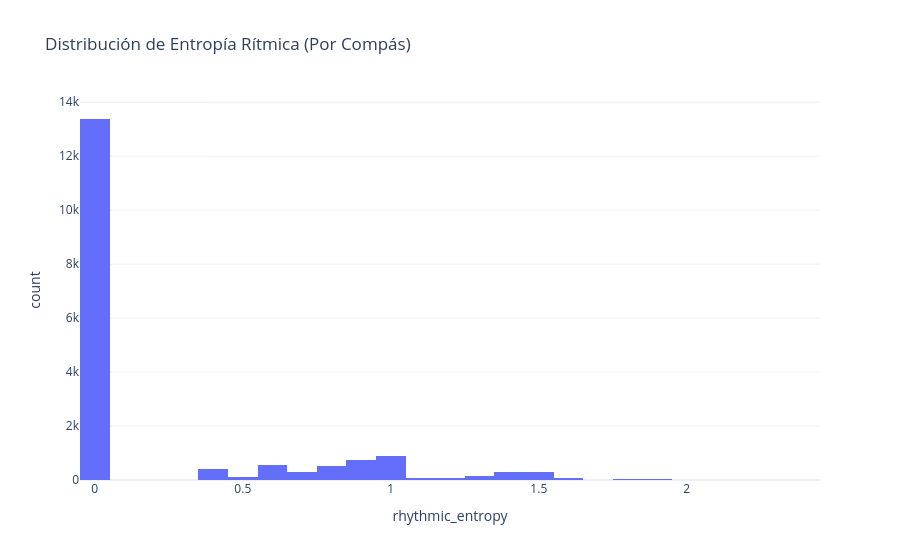

The notebook cell saved with this chart:
### Markdown cell above
## 6. Entropía Rítmica por Compás

### Code cell
fig = px.histogram(
    df,
    x="rhythmic_entropy",
    nbins=40,
    title="Distribución de Entropía Rítmica (Por Compás)"
)

fig.show()

### Figure 1 — Plotly figure (JSON) as saved in the notebook; plotly's stock layout.template omitted (floating-point values rounded to 4 significant figures; data arrays with more than 128 entries replaced by an {"elided": "..."} marker saying what was removed)
{"data": [{"bingroup": "x", "hovertemplate": "rhythmic_entropy=%{x}<br>count=%{y}<extra></extra>", "legendgroup": "", "marker": {"color": "#636efa", "pattern": {"shape": ""}}, "name": "", "nbinsx": 40, "orientation": "v", "showlegend": false, "type": "histogram", "x": {"elided": "18021 float values"}, "xaxis": "x", "yaxis": "y"}], "layout": {"barmode": "relative", "legend": {"tracegroupgap": 0}, "title": {"text": "Distribución de Entropía Rítmica (Por Compás)"}, "xaxis": {"anchor": "y", "domain": [0, 1], "title": {"text": "rhythmic_entropy"}}, "yaxis": {"anchor": "x", "domain": [0, 1], "title": {"text": "count"}}}}
